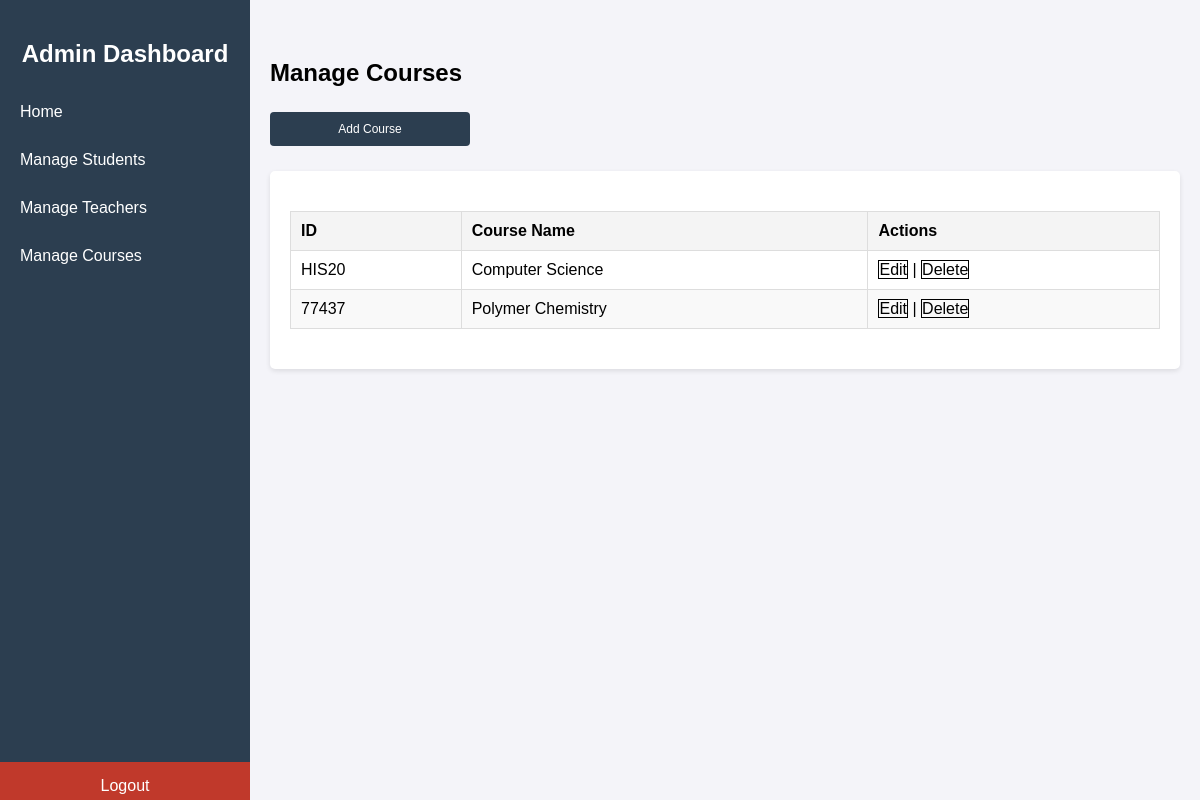
Page /admin-course/ on the committed database.
### GradeWireapp/models.py (models this page shows, shortened)
class Course(models.Model):
    course_id = models.CharField(max_length=30,unique=True)
    course_name = models.CharField(max_length=30,unique=True,default= ' ')

### GradeWireapp/views.py (the view)
# urls.py: path('admin-course/', views.admin_mg_course_view,name='adminMgCourse'),
def admin_mg_course_view(request):
    courses = Course.objects.all()  # Get all courses from the database
    return render(request,'admin_mg_course.html', {'courses': courses})

### templates/admin_mg_course.html (shortened to what this page needs)
{% load static %}
<!DOCTYPE html>
<html lang="en">
<head>
    <link rel="stylesheet" type="text/css" href="{% static 'assets/css/admin-style.css'%}">
</head>
<body>
    <div class="menu-toggle" onclick="toggleSidebar()">☰ Menu</div>
    <div class="sidebar">
        <h2>Admin Dashboard</h2>
        <a href="{% url 'adminHome' %}" onclick="showSection('home')">Home</a>
        <a href="{% url 'ManageStudent' %}"  >Manage Students</a>
        <a href="{% url 'ManageTeacher' %}" >Manage Teachers</a>
        <a href="{% url 'ManageCourse' %}" >Manage Courses</a>
        <a href="{% url 'logout' %}" class="logout" id="logoutButton">Logout</a>
    </div>
    <div class="content">
        <div id="manage-courses" class="section active">
            <h2>Manage Courses</h2>
            <div class="form-container">
                <button class="small-btn" onclick="toggleAddCourseForm()" style="    width: 200px;">Add Course</button>
            </div>
            <div class="table-container">
                <table>
                    <thead>
                        <tr>
                            <th>ID</th>
                            <th>Course Name</th>
                            <th>Actions</th>
                        </tr>
                    </thead>
                    <tbody id="courseTableBody">
                        {% for course in courses %}
                            <tr>
                                <td>{{ course.course_id }}</td>
                                <td>{{ course.course_name }}</td>
                                <td>
                                    <a href="{% url 'edit_course' course.id %}"  style="border: 1px solid; text-decoration: none; color: black;">Edit</a> |
                                    <a href="{% url 'delete_course' course.id %}" onclick="return confirm('Are you sure you want to delete this course?');" style="border: 1px solid; text-decoration: none; color: black;">Delete</a>
                                </td>
                            </tr>
                        {% endfor %}
                    </tbody>
                </table>
            </div>
        </div>
    </div>
</body>
</html>

### static/assets/css/admin-style.css (style rules this page uses)
body { margin: 0; font-family: Arial, sans-serif; background-color: #f4f4f9; }
.sidebar { position: fixed; top: 0; left: 0; width: 250px; height: 100%; background-color: #2c3e50; color: white; display: flex; flex-direction: column; padding-top: 20px; transition: transform 0.3s ease; }
.sidebar h2 { text-align: center; font-size: 24px; margin-bottom: 20px; color: #ffffff; }
.sidebar a { text-decoration: none; color: white; padding: 15px 20px; display: block; transition: background 0.3s; cursor: pointer; }
.sidebar .logout { margin-top: auto; background-color: #c0392b; text-align: center; margin-bottom:10px; }
.content { margin-left: 250px; padding: 20px; transition: margin-left 0.3s ease; }
.section { display: none; }
.section.active { display: block; }
.table-container { background: #fff; padding: 20px; border-radius: 5px; box-shadow: 0 2px 5px rgba(0, 0, 0, 0.1); overflow-x: auto; }
table { width: 100%; border-collapse: collapse; margin: 20px 0; font-size: 16px; }
table th, table td { text-align: left; padding: 10px; border: 1px solid #ddd; }
table th { background-color: #f4f4f4; font-weight: bold; }
table tbody tr:nth-child(even) { background-color: #f9f9f9; }
.form-container { margin-bottom: 20px; }
.form-container input, .form-container button { margin: 5px 0; padding: 10px; width: 300px; border: 1px solid #ddd; border-radius: 4px; }
.form-container button { background-color: #2c3e50; color: white; border: none; cursor: pointer; }

### templates/admin_mg_course.html (style rules this page uses)
.small-btn { font-size: 12px; padding: 5px 10px; background-color: #007bff; color: white; border: none; border-radius: 5px; cursor: pointer; }

### rows in the picture
Course: course_id "HIS20", course_name "Computer Science"
Course: course_id "77437", course_name "Polymer Chemistry"
